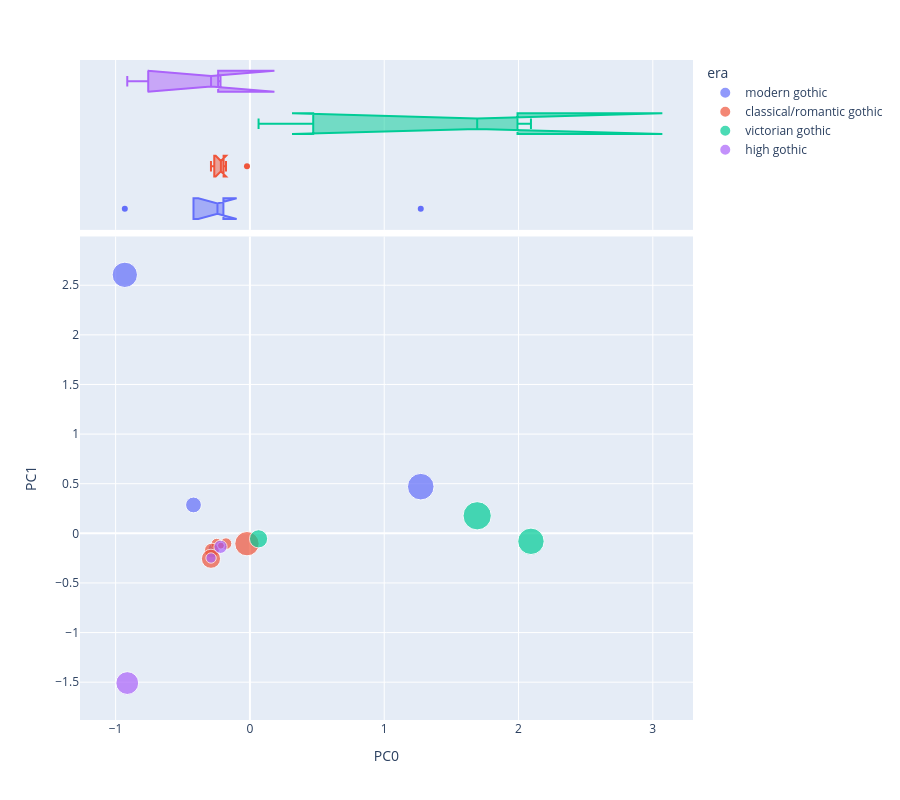

The notebook cell this image was saved under:
### Code cell
vis_pcs(DCM, 0, 1, 'era','topic_id')

### Figure 1 — Plotly figure (JSON) as saved in the notebook; plotly's stock layout.template omitted (floating-point values rounded to 4 significant figures)
{"data": [{"hovertemplate": "<b>%{hovertext}</b><br><br>era=modern gothic<br>PC0=%{x}<br>PC1=%{y}<br>mean_weight=%{marker.size}<extra></extra>", "hovertext": ["T00", "T01", "T04", "T06", "T07", "T10"], "legendgroup": "modern gothic", "marker": {"color": "#636efa", "size": [0.024, 0.008041, 0.04166, 0.1175, 0.1067, 5.464e-05], "sizemode": "area", "sizeref": 0.0003325, "symbol": "circle"}, "mode": "markers", "name": "modern gothic", "orientation": "v", "showlegend": true, "type": "scatter", "x": [-0.2672, -0.2162, -0.4202, 1.272, -0.9316, -0.1974], "xaxis": "x", "y": [-0.16, -0.1235, 0.286, 0.4703, 2.605, -0.1108], "yaxis": "y"}, {"alignmentgroup": "True", "hovertemplate": "<b>%{hovertext}</b><br><br>era=modern gothic<br>PC0=%{x}<extra></extra>", "hovertext": ["T00", "T01", "T04", "T06", "T07", "T10"], "legendgroup": "modern gothic", "marker": {"color": "#636efa", "symbol": "circle"}, "name": "modern gothic", "notched": true, "offsetgroup": "modern gothic", "showlegend": false, "type": "box", "x": [-0.2672, -0.2162, -0.4202, 1.272, -0.9316, -0.1974], "xaxis": "x2", "yaxis": "y2"}, {"hovertemplate": "<b>%{hovertext}</b><br><br>era=classical/romantic gothic<br>PC0=%{x}<br>PC1=%{y}<br>mean_weight=%{marker.size}<extra></extra>", "hovertext": ["T02", "T03", "T05", "T08", "T13", "T14", "T15", "T16"], "legendgroup": "classical/romantic gothic", "marker": {"color": "#EF553B", "size": [0.02271, 0.02034, 0.008638, 0.008046, 0.03661, 0.09888, 0.008041, 0.06087], "sizemode": "area", "sizeref": 0.0003325, "symbol": "circle"}, "mode": "markers", "name": "classical/romantic gothic", "orientation": "v", "showlegend": true, "type": "scatter", "x": [-0.1781, -0.2475, -0.2139, -0.2162, -0.2836, -0.02188, -0.2162, -0.29], "xaxis": "x", "y": [-0.1038, -0.106, -0.1237, -0.1235, -0.1736, -0.1043, -0.1235, -0.2563], "yaxis": "y"}, {"alignmentgroup": "True", "hovertemplate": "<b>%{hovertext}</b><br><br>era=classical/romantic gothic<br>PC0=%{x}<extra></extra>", "hovertext": ["T02", "T03", "T05", "T08", "T13", "T14", "T15", "T16"], "legendgroup": "classical/romantic gothic", "marker": {"color": "#EF553B", "symbol": "circle"}, "name": "classical/romantic gothic", "notched": true, "offsetgroup": "classical/romantic gothic", "showlegend": false, "type": "box", "x": [-0.1781, -0.2475, -0.2139, -0.2162, -0.2836, -0.02188, -0.2162, -0.29], "xaxis": "x2", "yaxis": "y2"}, {"hovertemplate": "<b>%{hovertext}</b><br><br>era=victorian gothic<br>PC0=%{x}<br>PC1=%{y}<br>mean_weight=%{marker.size}<extra></extra>", "hovertext": ["T09", "T12", "T19"], "legendgroup": "victorian gothic", "marker": {"color": "#00cc96", "size": [0.05501, 0.1163, 0.133], "sizemode": "area", "sizeref": 0.0003325, "symbol": "circle"}, "mode": "markers", "name": "victorian gothic", "orientation": "v", "showlegend": true, "type": "scatter", "x": [0.06445, 2.093, 1.692], "xaxis": "x", "y": [-0.05532, -0.08047, 0.1768], "yaxis": "y"}, {"alignmentgroup": "True", "hovertemplate": "<b>%{hovertext}</b><br><br>era=victorian gothic<br>PC0=%{x}<extra></extra>", "hovertext": ["T09", "T12", "T19"], "legendgroup": "victorian gothic", "marker": {"color": "#00cc96", "symbol": "circle"}, "name": "victorian gothic", "notched": true, "offsetgroup": "victorian gothic", "showlegend": false, "type": "box", "x": [0.06445, 2.093, 1.692], "xaxis": "x2", "yaxis": "y2"}, {"hovertemplate": "<b>%{hovertext}</b><br><br>era=high gothic<br>PC0=%{x}<br>PC1=%{y}<br>mean_weight=%{marker.size}<extra></extra>", "hovertext": ["T11", "T17", "T18"], "legendgroup": "high gothic", "marker": {"color": "#ab63fa", "size": [0.02917, 0.01787, 0.08658], "sizemode": "area", "sizeref": 0.0003325, "symbol": "circle"}, "mode": "markers", "name": "high gothic", "orientation": "v", "showlegend": true, "type": "scatter", "x": [-0.219, -0.2894, -0.9132], "xaxis": "x", "y": [-0.136, -0.2486, -1.509], "yaxis": "y"}, {"alignmentgroup": "True", "hovertemplate": "<b>%{hovertext}</b><br><br>era=high gothic<br>PC0=%{x}<extra></extra>", "hovertext": ["T11", "T17", "T18"], "legendgroup": "high gothic", "marker": {"color": "#ab63fa", "symbol": "circle"}, "name": "high gothic", "notched": true, "offsetgroup": "high gothic", "showlegend": false, "type": "box", "x": [-0.219, -0.2894, -0.9132], "xaxis": "x2", "yaxis": "y2"}], "layout": {"height": 800, "legend": {"itemsizing": "constant", "title": {"text": "era"}, "tracegroupgap": 0}, "margin": {"t": 60}, "xaxis": {"anchor": "y", "domain": [0, 1], "title": {"text": "PC0"}}, "xaxis2": {"anchor": "y2", "domain": [0, 1], "matches": "x", "showgrid": true, "showticklabels": false}, "yaxis": {"anchor": "x", "domain": [0, 0.7326], "title": {"text": "PC1"}}, "yaxis2": {"anchor": "x2", "domain": [0.7426, 1], "matches": "y2", "showgrid": false, "showline": false, "showticklabels": false, "ticks": ""}}}
